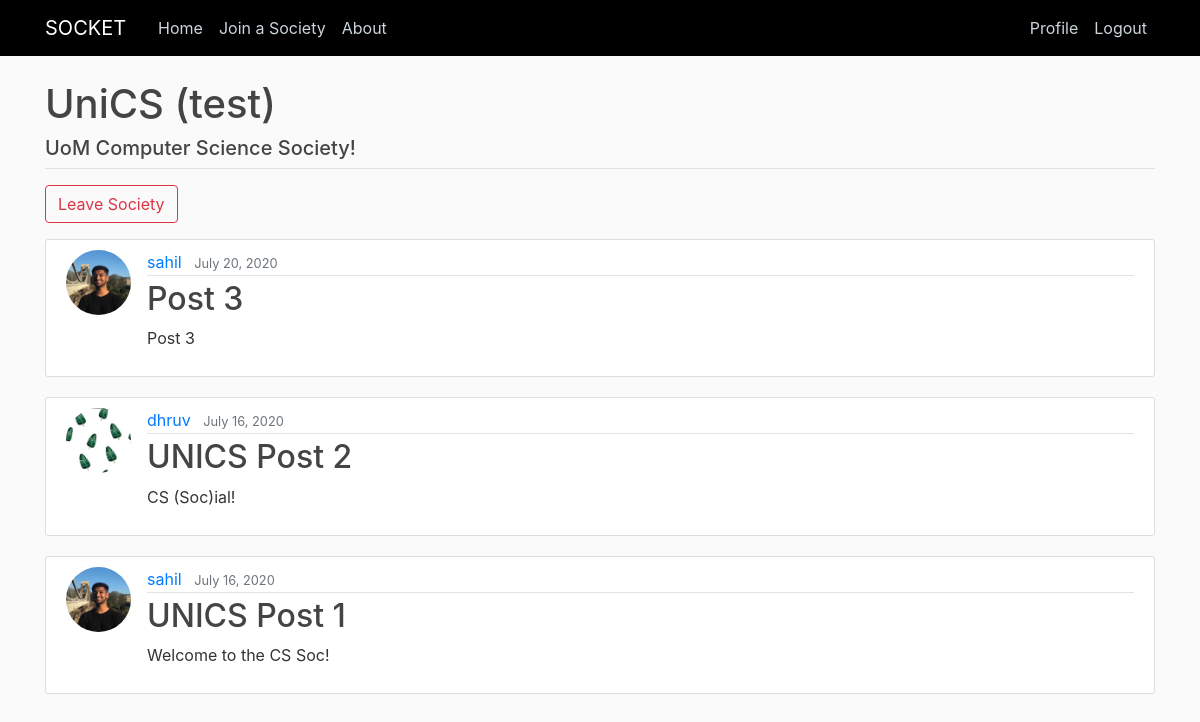
The page /sochome/3/ (signed in) on the database its author committed.
### societies/models.py (models this page shows, shortened)
class SocietyMembership(models.Model):
    member = models.ForeignKey(User, related_name='society_membership', on_delete=models.CASCADE)
    society = models.ForeignKey('Society', on_delete=models.CASCADE)
    is_leader = models.BooleanField(default=False)

class Society(models.Model):
    name = models.CharField(max_length = 200, unique=True)
    description = models.TextField()
    members = models.ManyToManyField(
        User,
        verbose_name=("Members"),
        related_name='societies',
        through='SocietyMembership'
    )

class SocPost(models.Model):
    title = models.CharField(max_length = 100)
    content = models.TextField()
    date_posted = models.DateTimeField(default=timezone.now)
    author = models.ForeignKey(User, on_delete=models.CASCADE)
    society = models.ForeignKey(Society, on_delete=models.CASCADE, related_name="posts")

### users/models.py (models this page shows, shortened)
class Profile(models.Model):
    user = models.OneToOneField(User, on_delete=models.CASCADE)
    image = models.ImageField(default='default.jpg', upload_to='profile_pics')

### blog/views.py (the view)
# urls.py: re_path(r'^sochome/(?P<oid>[0-9]+)/$', views.sochome, name='blog-sochome'),
@login_required
def sochome(request, oid):
    society = Society.objects.filter(id=oid).first()
    membership = SocietyMembership.objects.get(member=request.user, society=society)
    context = {
        'membership': membership,
        'posts': society.posts.all().order_by('-date_posted')
    }
    return render(request, 'blog/sochome.html', context)

### blog/templates/blog/sochome.html (shortened to what this page needs)
{% extends "blog/base.html" %}
{% block content %}
    <h1>{{ membership.society.name }} </h1>
    <h5>{{ membership.society.description}}</h5>
    <div class="border-top pt-3">
        <a href="{% url 'society-leave' society_id=membership.society.id %}" class="btn btn-outline-danger">Leave Society</a>
    </div>
    {% for post in posts %}
        <article class="media content-section">
            <img class="rounded-circle article-img" src="{{ post.author.profile.image.url }}" />
            <div class="media-body">
                <div class="article-metadata">
                    <a class="mr-2" href="#">{{ post.author }}</a>
                    <small class="text-muted">{{ post.date_posted|date:"F d, Y" }}</small>
                </div>
                <h2><a class="article-title" href="{% url 'post-detail' society_id=membership.society.id pk=post.id %}">{{ post.title }}</a></h2>
                <p class="article-content">{{ post.content }}</p>
            </div>
        </article>
    {% endfor %}
{% endblock content %}

### blog/static/blog/main.css (style rules this page uses)
body { background: #fafafa; color: #333333; margin-top: 5rem; }
h1, h2, h3, h4, h5, h6 { color: #444444; }
.content-section { background: #ffffff; padding: 10px 20px; border: 1px solid #dddddd; border-radius: 3px; margin-bottom: 20px; }
.article-title { color: #444444; }
.article-content { white-space: pre-line; }
.article-img { height: 65px; width: 65px; margin-right: 16px; }
.article-metadata { padding-bottom: 1px; margin-bottom: 4px; border-bottom: 1px solid #e3e3e3 }

### rows shown on the page
SocietyMembership: society.name "UniCS (test)", society.description "UoM Computer Science Society!"
SocPost: author.profile.image (picture), author "sahil", date_posted "July 20, 2020", title "Post 3", content "Post 3"
SocPost: author.profile.image (placeholder picture), author "dhruv", date_posted "July 16, 2020", title "UNICS Post 2", content "CS (Soc)ial!"
SocPost: author.profile.image (picture), author "sahil", date_posted "July 16, 2020", title "UNICS Post 1", content "Welcome to the CS Soc!"
